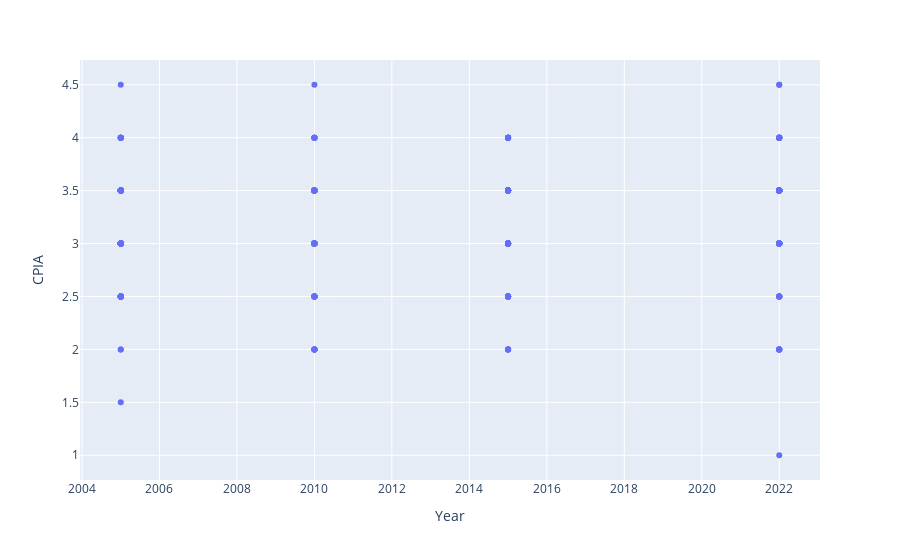

This figure's notebook cell:
### Code cell
import plotly.express as px
fig = px.scatter(df, x = "Year", y = "CPIA")
fig.show()

### Figure 1 — Plotly figure (JSON) as saved in the notebook; plotly's stock layout.template omitted (floating-point values rounded to 4 significant figures; data arrays with more than 128 entries replaced by an {"elided": "..."} marker saying what was removed)
{"data": [{"hovertemplate": "Year=%{x}<br>CPIA=%{y}<extra></extra>", "legendgroup": "", "marker": {"color": "#636efa", "symbol": "circle"}, "mode": "markers", "name": "", "orientation": "v", "showlegend": false, "type": "scatter", "x": {"elided": "303 int values"}, "xaxis": "x", "y": {"elided": "303 float values"}, "yaxis": "y"}], "layout": {"legend": {"tracegroupgap": 0}, "margin": {"t": 60}, "xaxis": {"anchor": "y", "domain": [0, 1], "title": {"text": "Year"}}, "yaxis": {"anchor": "x", "domain": [0, 1], "title": {"text": "CPIA"}}}}
